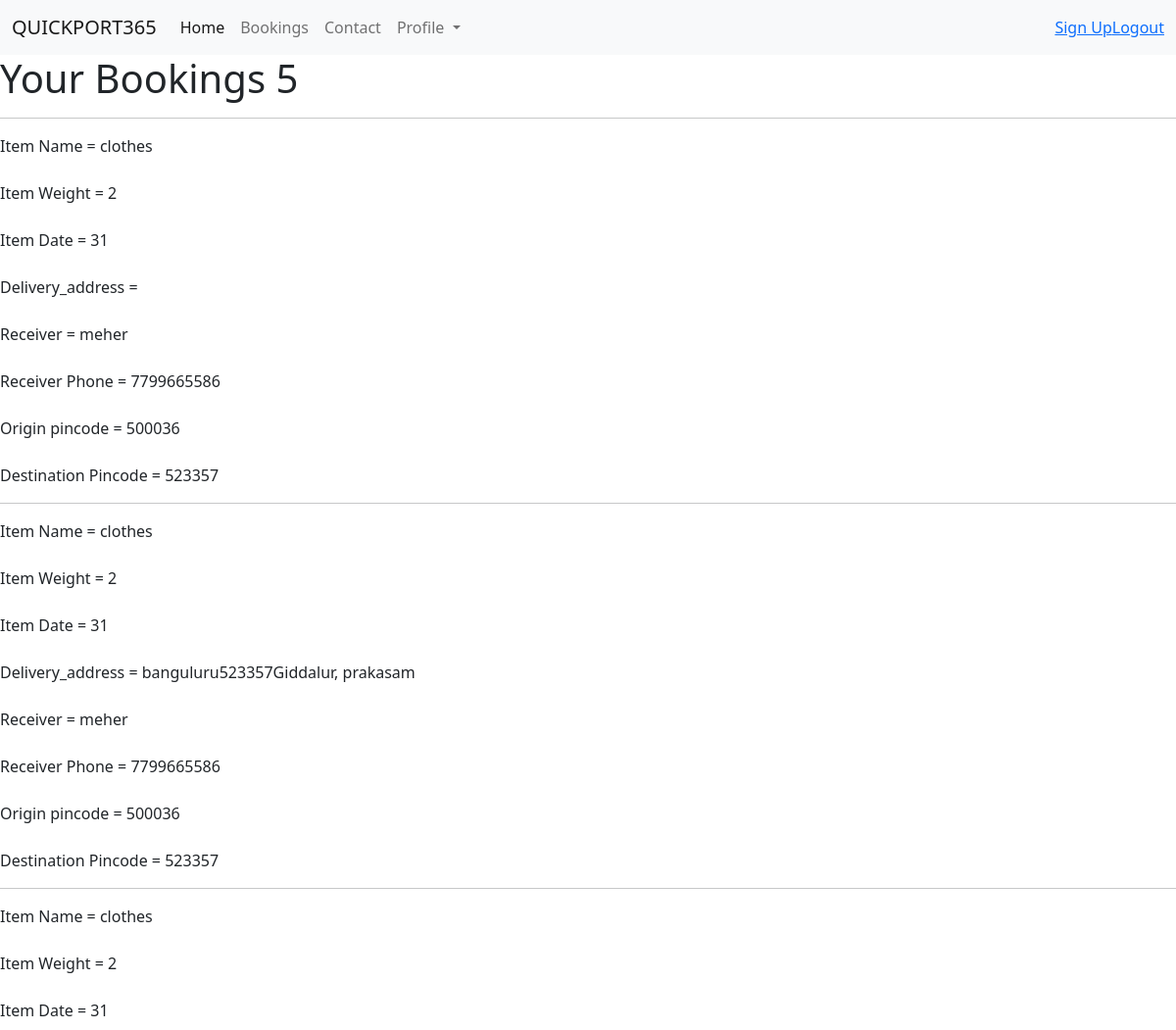
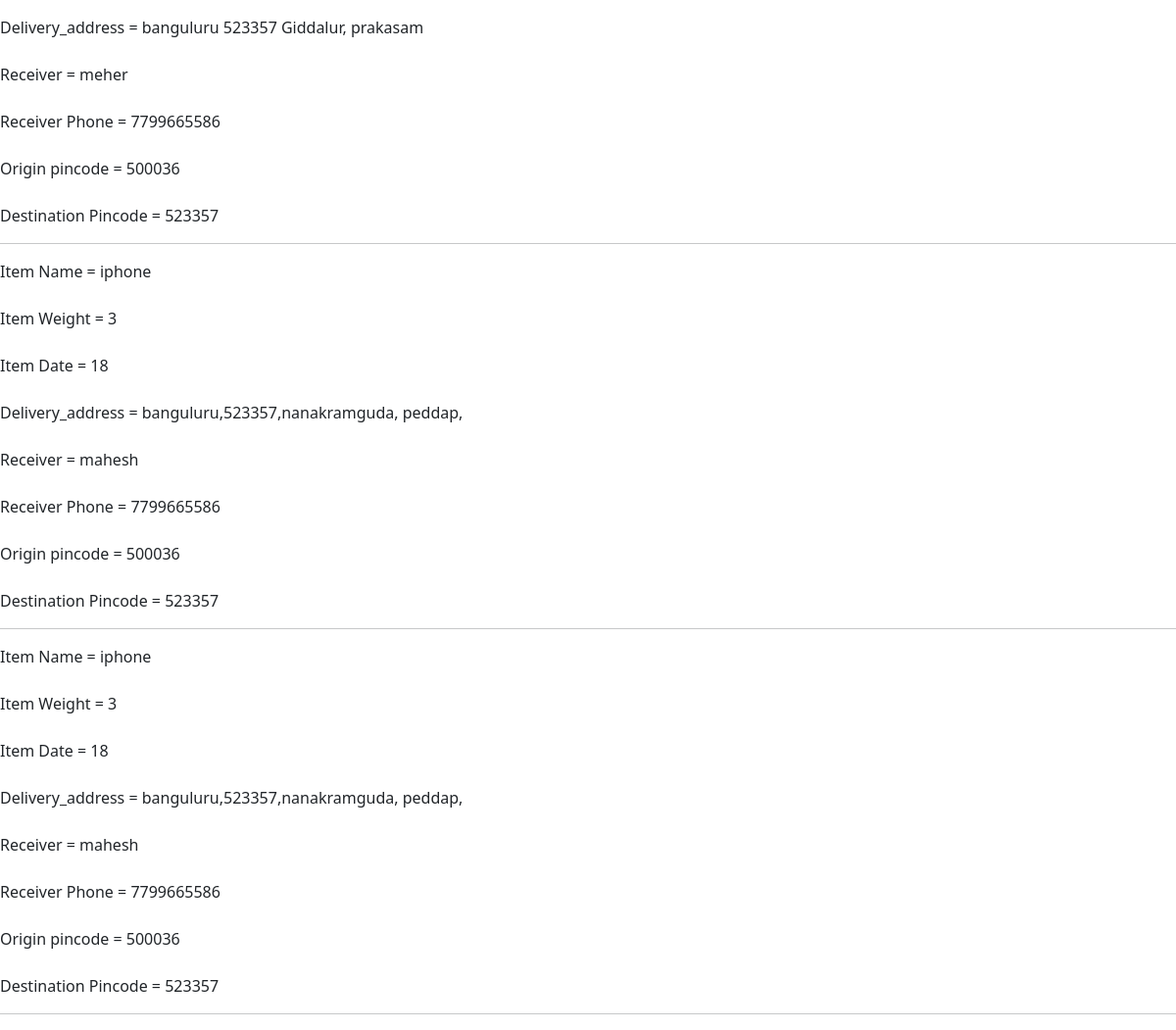
The app's page /bookings (signed in) with its own data (2 pictures, top to bottom).
### tables this page shows
CREATE TABLE orderdetails (id INTEGER PRIMARY KEY AUTOINCREMENT, user text, itemname text, itemweight text,date text, receiver text, receiver_phone text, service text, price text, delivery_address text, originpin text destinationpin, destinationpin text);

### app.py (the view)
@app.route('/bookings')
def user_bookings():
    if session.get('user'):
        user = session['user']
    else:
        flash('Login to continue')
        return redirect('/login')
    with sqlite3.connect('database.db') as con:
        con.row_factory = sqlite3.Row
        cur = con.execute('select * from orderdetails where user=?', (user,))
        rows = cur.fetchall()
        print(rows)
    return render_template('bookings.html', rows=rows, total=len(rows))

### templates/bookings.html (shortened to what this page needs)
{% extends 'base.html' %}
{% block content %}
<head>
</head>
<body>
<h1>Your Bookings  {{total}}</h1><hr>
{% for order in rows %}
Item Name = {{order.itemname}}<br><br>
Item Weight = {{order.itemweight}}<br><br>
Item Date = {{order.date}}<br><br>
Delivery_address = {{order.delivery_address}}<br><br>
Receiver = {{order.receiver}}<br><br>
Receiver Phone = {{order.receiver_phone}}<br><br>
Origin pincode = {{order.originpin}}<br><br>
Destination Pincode = {{order.destinationpin}}<hr>
{% endfor %}
</body>
</body>
</html>
{% endblock %}

### records on screen
orderdetails: itemname "clothes", itemweight "2", date "31", receiver "meher", receiver_phone "7799665586", originpin "500036", destinationpin "523357"
orderdetails: itemname "clothes", itemweight "2", date "31", delivery_address "banguluru523357Giddalur, prakasam", receiver "meher", receiver_phone "7799665586", originpin "500036", destinationpin "523357"
orderdetails: itemname "clothes", itemweight "2", date "31", delivery_address "banguluru 523357 Giddalur, prakasam", receiver "meher", receiver_phone "7799665586", originpin "500036", destinationpin "523357"
orderdetails: itemname "iphone", itemweight "3", date "18", delivery_address "banguluru,523357,nanakramguda, peddap,", receiver "mahesh", receiver_phone "7799665586", originpin "500036", destinationpin "523357"
orderdetails: itemname "iphone", itemweight "3", date "18", delivery_address "banguluru,523357,nanakramguda, peddap,", receiver "mahesh", receiver_phone "7799665586", originpin "500036", destinationpin "523357"

### other values on screen
{{ total }} "5"
